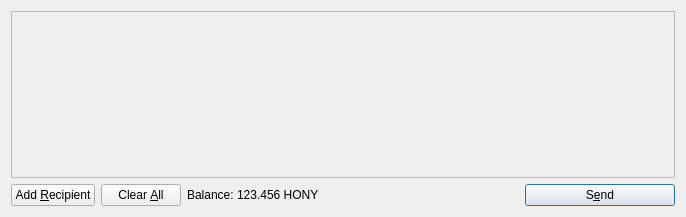
<?xml version="1.0" encoding="UTF-8"?>
<ui version="4.0">
 <class>SendCoinsDialog</class>
 <widget class="QDialog" name="SendCoinsDialog">
  <property name="geometry">
   <rect>
    <x>0</x>
    <y>0</y>
    <width>686</width>
    <height>217</height>
   </rect>
  </property>
  <property name="windowTitle">
   <string>Send Coins</string>
  </property>
  <layout class="QVBoxLayout" name="verticalLayout">
   <item>
    <widget class="QScrollArea" name="scrollArea">
     <property name="widgetResizable">
      <bool>true</bool>
     </property>
     <widget class="QWidget" name="scrollAreaWidgetContents">
      <property name="geometry">
       <rect>
        <x>0</x>
        <y>0</y>
        <width>666</width>
        <height>165</height>
       </rect>
      </property>
      <layout class="QVBoxLayout" name="verticalLayout_2">
       <property name="margin">
        <number>0</number>
       </property>
       <item>
        <layout class="QVBoxLayout" name="entries">
         <property name="spacing">
          <number>6</number>
         </property>
        </layout>
       </item>
       <item>
        <spacer name="verticalSpacer">
         <property name="orientation">
          <enum>Qt::Vertical</enum>
         </property>
         <property name="sizeHint" stdset="0">
          <size>
           <width>20</width>
           <height>40</height>
          </size>
         </property>
        </spacer>
       </item>
      </layout>
     </widget>
    </widget>
   </item>
   <item>
    <layout class="QHBoxLayout" name="horizontalLayout">
     <item>
      <widget class="QPushButton" name="addButton">
       <property name="toolTip">
        <string>Send to multiple recipients at once</string>
       </property>
       <property name="text">
        <string>Add &amp;Recipient</string>
       </property>
       <property name="icon">
        <iconset resource="../bitcoin.qrc">
         <normaloff>:/icons/add</normaloff>:/icons/add</iconset>
       </property>
       <property name="autoDefault">
        <bool>false</bool>
       </property>
      </widget>
     </item>
     <item>
      <widget class="QPushButton" name="clearButton">
       <property name="sizePolicy">
        <sizepolicy hsizetype="Minimum" vsizetype="Fixed">
         <horstretch>0</horstretch>
         <verstretch>0</verstretch>
        </sizepolicy>
       </property>
       <property name="toolTip">
        <string>Remove all transaction fields</string>
       </property>
       <property name="text">
        <string>Clear &amp;All</string>
       </property>
       <property name="icon">
        <iconset resource="../bitcoin.qrc">
         <normaloff>:/icons/remove</normaloff>:/icons/remove</iconset>
       </property>
       <property name="autoRepeatDelay">
        <number>300</number>
       </property>
       <property name="autoDefault">
        <bool>false</bool>
       </property>
      </widget>
     </item>
     <item>
      <layout class="QHBoxLayout" name="horizontalLayout_2">
       <property name="spacing">
        <number>3</number>
       </property>
       <item>
        <widget class="QLabel" name="label">
         <property name="text">
          <string>Balance:</string>
         </property>
        </widget>
       </item>
       <item>
        <widget class="QLabel" name="labelBalance">
         <property name="cursor">
          <cursorShape>IBeamCursor</cursorShape>
         </property>
         <property name="text">
          <string>123.456 HONY</string>
         </property>
         <property name="textInteractionFlags">
          <set>Qt::LinksAccessibleByMouse|Qt::TextSelectableByKeyboard|Qt::TextSelectableByMouse</set>
         </property>
        </widget>
       </item>
      </layout>
     </item>
     <item>
      <spacer name="horizontalSpacer">
       <property name="orientation">
        <enum>Qt::Horizontal</enum>
       </property>
       <property name="sizeHint" stdset="0">
        <size>
         <width>40</width>
         <height>20</height>
        </size>
       </property>
      </spacer>
     </item>
     <item>
      <widget class="QPushButton" name="sendButton">
       <property name="minimumSize">
        <size>
         <width>150</width>
         <height>0</height>
        </size>
       </property>
       <property name="toolTip">
        <string>Confirm the send action</string>
       </property>
       <property name="text">
        <string>S&amp;end</string>
       </property>
       <property name="icon">
        <iconset resource="../bitcoin.qrc">
         <normaloff>:/icons/send</normaloff>:/icons/send</iconset>
       </property>
       <property name="default">
        <bool>true</bool>
       </property>
      </widget>
     </item>
    </layout>
   </item>
  </layout>
 </widget>
 <resources>
  <include location="../bitcoin.qrc"/>
 </resources>
 <connections/>
</ui>
